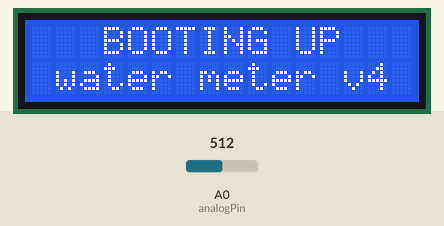
This sketch was run on a simulated Arduino Uno, built with avr-gcc and run on an emulated ATmega328P. Parts: 16×2 character LCD. Inputs (shaded band) come from the test bench; at power-on: A0 (analogPin) = 512.

Above: at 1.1 s.
At 5.3 s:
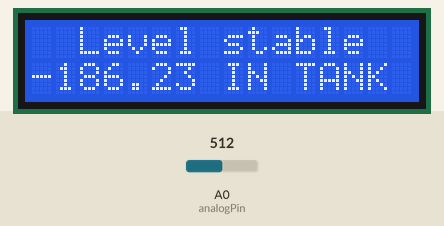
5.4 s: A0 (analogPin) set to 539
At 6.9 s:
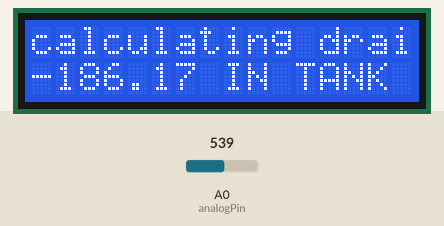
10.9 s: A0 (analogPin) set to 511
At 15.5 s:
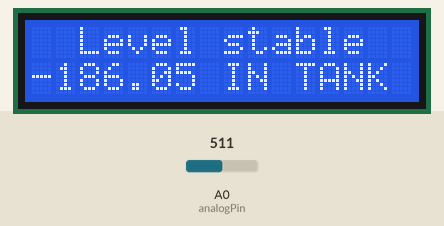
15.9 s: A0 (analogPin) set to 716
At 19.0 s:
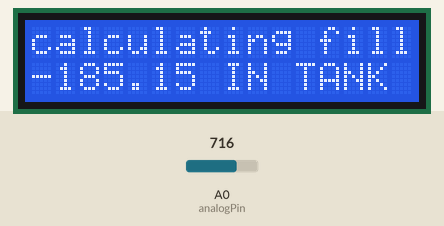
Timing chart, 0 to 20.5 s (numbered marks = the images above; inputs shaded):
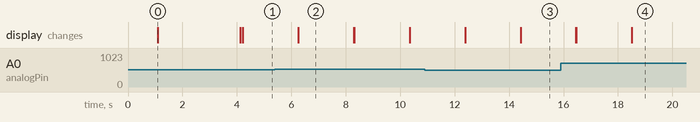

The sketch:

water_meter_v4.ino
```cpp
//        fresh water level monitor with two wire sender
//        33 ohms when full and 243 ohms whem enpty
//        made by Mike forland 6/6/2020

#include <Wire.h>  // Comes with Arduino IDE
#include <stdlib.h>

#

//Get the library from - https://bitbucket.org/fmalpartida/new-liquidcrystal/downloads
#include <LiquidCrystal_I2C.h>

//This following line sets the pins for the i2c backpack on your LCD
//                    addr, en,rw,rs,d4,d5,d6,d7,bl,blpol
LiquidCrystal_I2C lcd(0x27, 2, 1, 0, 4, 5, 6, 7, 3, POSITIVE); // 0x7 is this lcd screens address


// #define CALIBRATE_MODE //comment out to disable xxxxxxxxxxxxxxxxxxxxxxxxxxxxxxxxxxxxxxxxxxxxxxxxxxxxxxxxxxxxxxxxxxxxxxxxxxxx

#define analogPin 0    // select the input pin for the potentiometer

#define MAX 990 //max analog input
#define MIN 823 //min analog input


#define MIN_DX (.0001)
#define SAMPLE_FREQ .5 //samples per second
#define SAMPLE_AVG_FREQ 1 //freq for sampling
#define SAMPLING_WINDOW (SAMPLE_AVG_FREQ * 540) //sampling window seconds
#define TOTAL_SAMPLES (int)(SAMPLE_FREQ * SAMPLING_WINDOW) //Total number of samples to average

double samples[TOTAL_SAMPLES]; //array of samples for averaging a window of values
int sample_index = 0; //index into the array where the next sample will be stored
double lastRunningAvgMeasurement = 0; //
char buffer[10];

double getTankPercentage(){
  return ((double)analogRead(analogPin) - MIN) / ((float)MAX - (float)MIN);
}

void setup()
{
  double initialMeasurement = getTankPercentage();
  for(int i = 0; i<TOTAL_SAMPLES;i++){
    samples[i] = initialMeasurement;
  }

  lcd.begin(16, 2); lcd.clear();
  lcd.setCursor(0, 0);  lcd.print ("   BOOTING UP   ");
  delay(1000);
  lcd.setCursor(0, 1);  lcd.print (" water meter v4 ");
  delay(3000);

  lcd.clear();
  lcd.setCursor(0, 0);  lcd.print("FRESHWATER LEVEL");
  lcd.setCursor(0, 0);
  delay(50);
  lcd.clear();

  lcd.setCursor(4, 1);
  lcd.print("  % IN TANK");
}

//int samples[
long int counter = 0;
double dx = 0;
float timeTillFull = 0;
float timeTillEmpty = 0;

#ifdef CALIBRATE_MODE
int measuredValue = 0;
float maxValue = 0;
float minValue = 99999;
#endif

void loop()
{

  double percentage = getTankPercentage();
  if (sample_index == TOTAL_SAMPLES) {
    sample_index = 0;
  }
  samples[sample_index++] = percentage;
  double runningAverage = 0;
  for (int iterator = 0; iterator < TOTAL_SAMPLES; iterator++) {
    runningAverage += samples[iterator];
  }
  runningAverage /= TOTAL_SAMPLES;

  timeTillFull = ((1 - runningAverage) / dx);
  timeTillEmpty = ((-1 * runningAverage) / dx);

#ifndef CALIBRATE_MODE
  //lcd.clear();           // rem this after calbration


  //lcd.setCursor(0, 0);
lcd.setCursor(0, 0);

  if (dx > MIN_DX) {

   // lcd.setCursor(0, 0);
    lcd.print("            ");
    //delay(1);
    lcd.setCursor(0, 0);
    //delay(1);

    if(counter < (SAMPLE_FREQ * TOTAL_SAMPLES)){
       lcd.print("calculating fill");
    }else{
    lcd.print("Fill time ");
    lcd.print((int)timeTillFull);
    //delay(1);
    lcd.print(":");
    lcd.print((int)((timeTillFull - (int)timeTillFull)*60));
    }

  } else if (dx < -MIN_DX) {
   // lcd.setCursor(0, 0);
    lcd.print("               ");
    lcd.setCursor(0, 0);

     if(counter < (SAMPLE_FREQ * TOTAL_SAMPLES)){
       lcd.print("calculating drain");
    }else{
    lcd.print("Drain time:");
    lcd.print((int)timeTillEmpty);
    lcd.print(":");
    lcd.print((int)((timeTillEmpty - (int)timeTillEmpty)*60));
    }
  } else {
    lcd.print("  Level stable   ");
  }

  lcd.setCursor(0, 1);
  lcd.print("      ");
  delay(1);
  lcd.setCursor(0, 1);
  lcd.print(runningAverage * 100);

#endif

#ifdef CALIBRATE_MODE
  lcd.clear();           // rem this after calbration
  measuredValue = analogRead(analogPin);
  if (measuredValue < minValue) {
    minValue = measuredValue;
  }
  if (measuredValue > maxValue) {
    maxValue = measuredValue;
  }

  lcd.setCursor(0, 1);   // rem this after calbration
  lcd.print("Min: ");     // rem this after calbration
  lcd.print(minValue);

  lcd.setCursor(0, 0);
  lcd.print("Max: ");
  lcd.print(maxValue);
  /*
     lcd.setCursor(0, 2);   // rem this after calbration
     lcd.print("dx: ");     // rem this after calbration
     lcd.setCursor(4, 2);  // rem this after calbration
     lcd.print(dx);         // rem this after calbration
  */
#endif

  delay((1 / (float)SAMPLE_FREQ) * 1000);
  counter++;
  if ((counter % 1) == 0) {
    dx = (runningAverage - lastRunningAvgMeasurement) * SAMPLE_FREQ;


    lastRunningAvgMeasurement = runningAverage;
  }
  //lcd.clear();
}
```

Measured:
- the behaviour switches between 521 and 522 on A0 (analogPin) (found by bisection; images 1 and 2)
- what the display in image 0 shows lasts 3.0 s, from 1.1 s to 4.1 s
- what the display in image 2 shows lasts 2.0 s, from 6.3 s to 8.3 s
